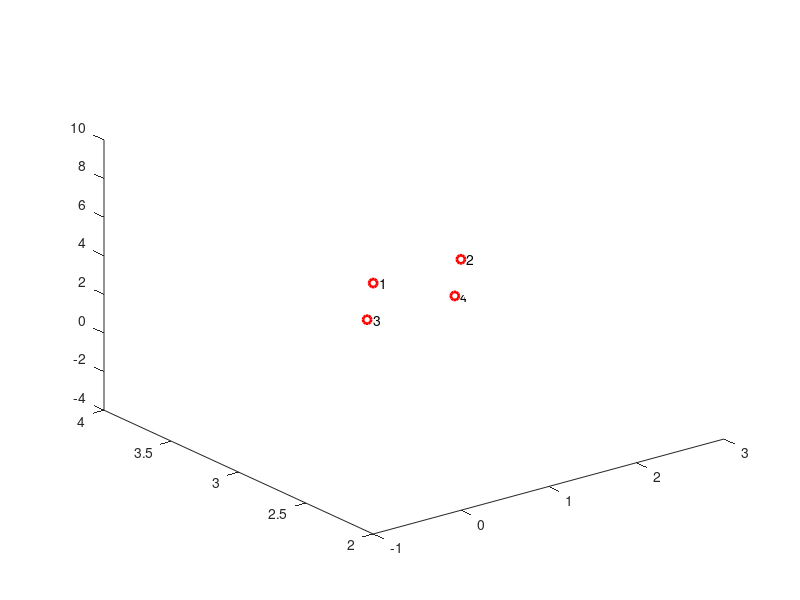

Source code (MATLAB): (Note: this script raises an error after producing the figure.)
clear
clc

x= [-1 0 2 3];
y= [2 2 4 4];
z= [9 9 -3 -3];
% cs = spline(x,[0 y 0], [0 z 0]);
% xx = linspace(-1,3,51);
% plot(x,y,z,'o',xx,ppval(cs,xx),'-');

plot3(x,y, z,'ro','LineWidth',2);
text(x,y,z,[repmat('  ',4,1), num2str((1:4)')])
ax = gca;
ax.XTick = [];
ax.YTick = [];
ax.ZTick = [];
xyz = [x ;y ;z];
hold on
fnplt(cscvn(xyz),'r',2)
hold off